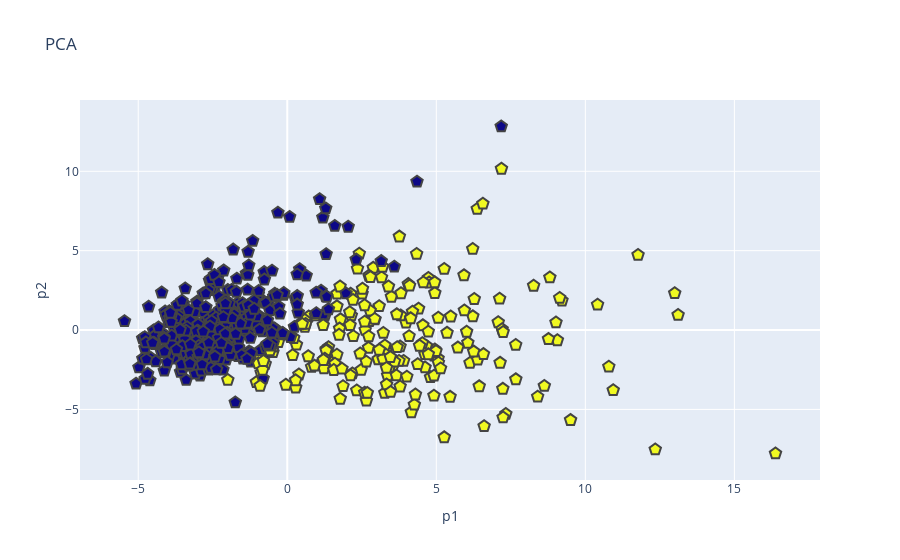

This figure's notebook cell:
### Markdown cell above
### Visualize Of New Dataframe

### Code cell
hue =pca_data["diagnosis"]
data = [go.Scatter(x = pca_data.p1,
                   y = pca_data.p2,
                   mode = 'markers',
                   marker=dict(
                           size=12,
                           color=hue,
                           symbol="pentagon",
                           line=dict(width=2) #çevre çizgileri
                           ))]  
                            
layout = go.Layout(title="PCA",
                   xaxis=dict(title="p1"),
                   yaxis=dict(title="p2"),
                   hovermode="closest")
fig = go.Figure(data=data,layout=layout)   
pyo.iplot(fig)

### Figure 1 — Plotly figure (JSON) as saved in the notebook; plotly's stock layout.template omitted (floating-point values rounded to 4 significant figures; data arrays with more than 128 entries replaced by an {"elided": "..."} marker saying what was removed)
{"data": [{"marker": {"color": {"elided": "569 int values"}, "line": {"width": 2}, "size": 12, "symbol": "pentagon"}, "mode": "markers", "type": "scatter", "x": {"elided": "569 float values"}, "y": {"elided": "569 float values"}}], "layout": {"hovermode": "closest", "title": {"text": "PCA"}, "xaxis": {"title": {"text": "p1"}}, "yaxis": {"title": {"text": "p2"}}}}
